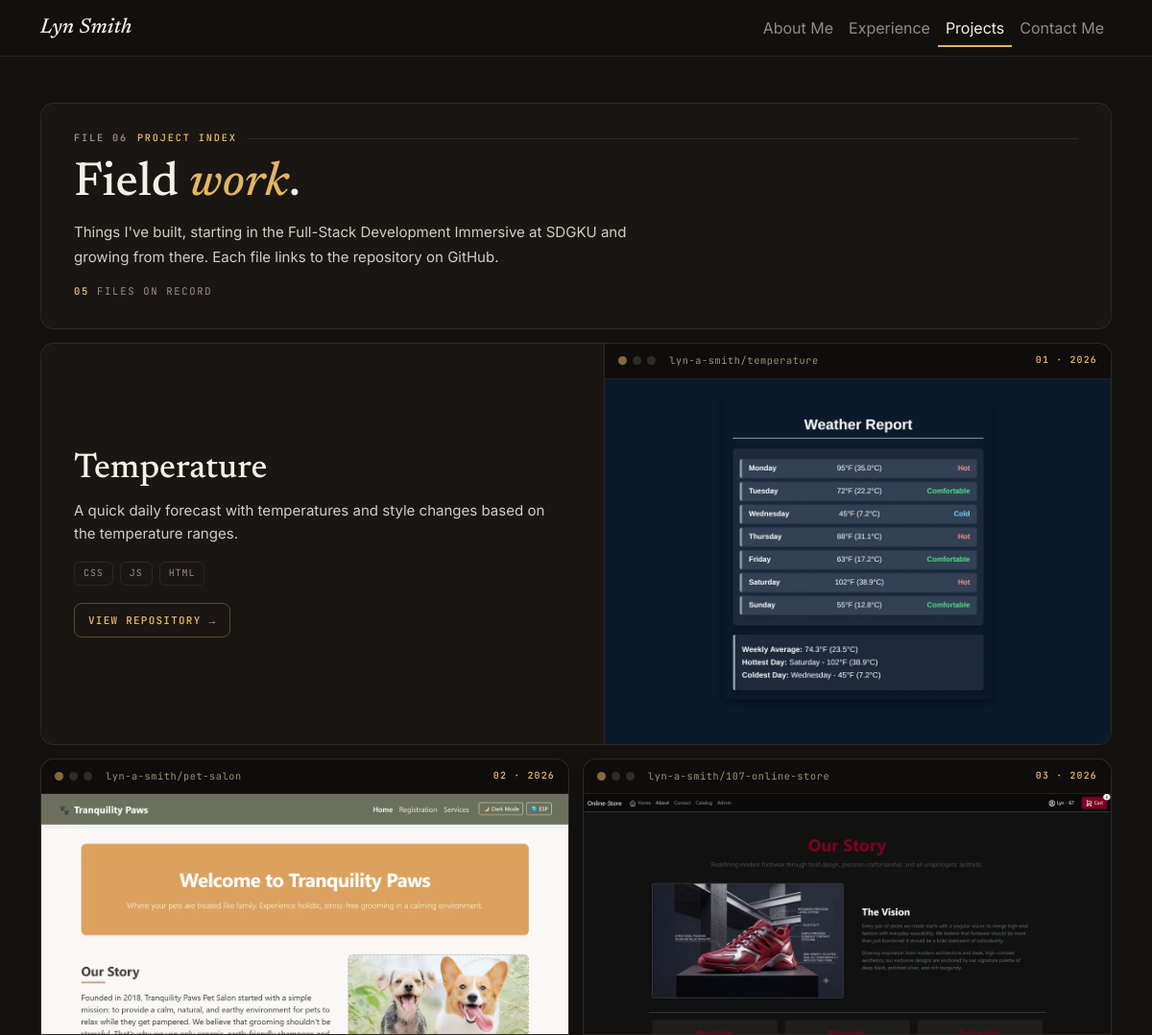
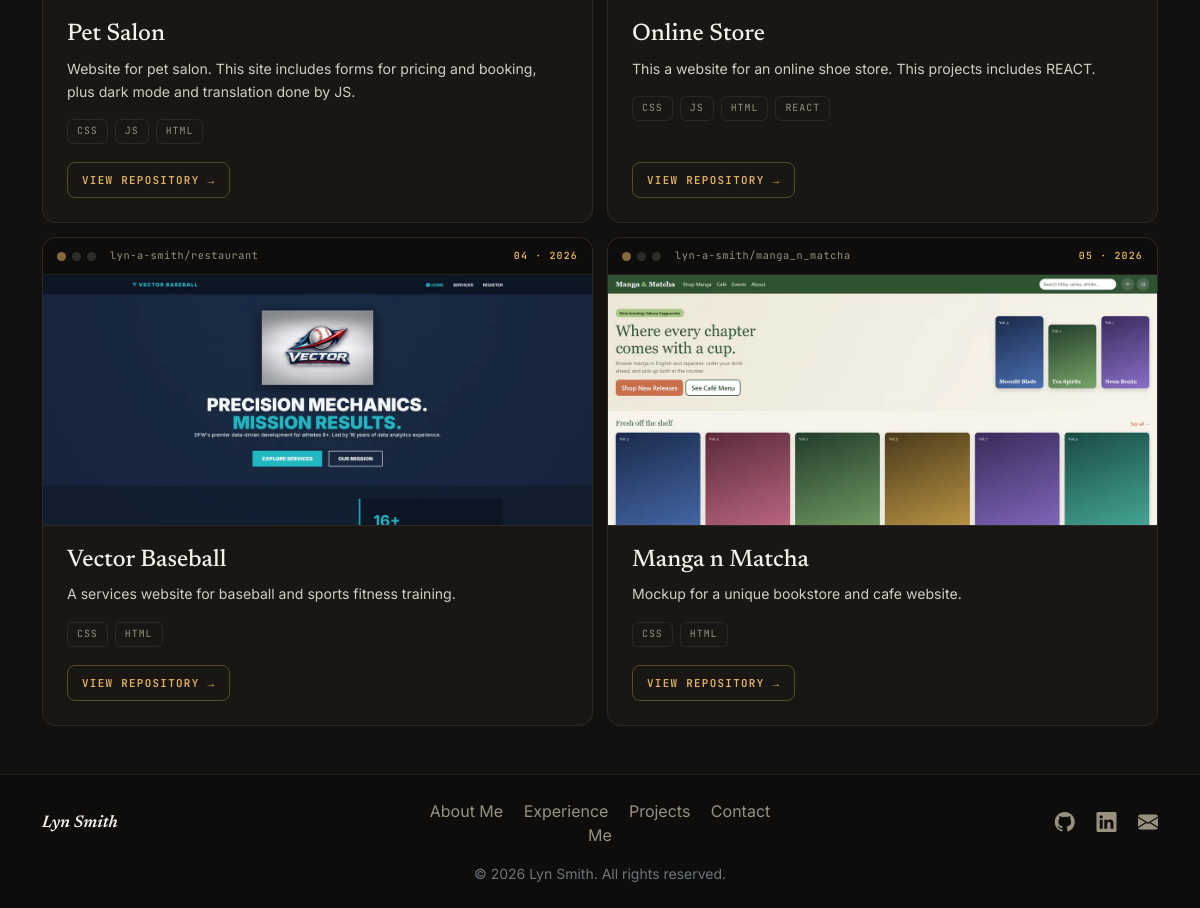
/projects/, run on the app's committed database (2 pictures, top to bottom).
### portfolio/models.py (models this page shows, shortened)
class Project(models.Model):
    title = models.CharField(max_length=50)
    description = models.TextField()
    year = models.PositiveIntegerField()
    image = models.ImageField(upload_to='projects/')
    repository = models.URLField()
    skills = models.ManyToManyField('Skill')

class Skill(models.Model):
    name = models.CharField(max_length=50)

### portfolio/views.py (the view)
# urls.py: path('projects/', views.projects_view, name='projects'),
def projects_view(request):
    projects_list = models.Project.objects.all().order_by('-year')
    context = {'projects': projects_list}
    return render(request, 'portfolio/projects.html', context)

### templates/portfolio/projects.html (shortened to what this page needs)
{% extends "base.html" %}
{% load static %}
{% block extra_head %}
<link href="{% static 'css/projects.css' %}" rel="stylesheet">
{% endblock extra_head %}
{% block content %}
<section class="pjf-wrap" aria-label="Projects">
  <div class="pjf-card-base pjf-head">
    <h2 class="pjf-label"><span class="no">FILE 06</span> Project index</h2>
    <h1>Field <em>work</em>.</h1>
    <p>Things I've built, starting in the Full-Stack Development Immersive at SDGKU and growing from there. Each file links to the repository on GitHub.</p>
    <div class="pjf-count"><b>{{ projects|length|stringformat:"02d" }}</b> FILE{{ projects|length|pluralize:"S" }} ON RECORD</div>
  </div>
  <div class="pjf-grid">
    {% for project in projects %}
    <article class="pjf-card-base pjf-card {% if forloop.first %}pjf-featured{% endif %}">
      <div class="pjf-browser">
        <div class="pjf-browser__bar">
          <i></i><i></i><i></i>
          <span class="url">{% if project.repository %}{{ project.repository|cut:"https://github.com/"|cut:"https://"|truncatechars:36 }}{% else %}{{ project.title|lower }}{% endif %}</span>
          <span class="tag">{{ forloop.counter|stringformat:"02d" }} · {{ project.year }}</span>
        </div>
        <div class="pjf-browser__view">
          {% if project.image %}
          <img src="{{ project.image.url }}" alt="Screenshot of the {{ project.title }} website" loading="lazy">
          {% else %}
          <div class="none">NO VISUAL ON FILE</div>
          {% endif %}
        </div>
      </div>
      <div class="pjf-body">
        <h2>{{ project.title }}</h2>
        <p class="desc">{{ project.description }}</p>
        <div class="pjf-chips">
          {% for skill in project.skills.all %}<span class="pjf-chip">{{ skill.name }}</span>{% endfor %}
        </div>
        <div class="pjf-links">
          {% if project.repository %}
          <a class="pjf-btn" href="{{ project.repository }}" target="_blank" rel="noopener">VIEW REPOSITORY <span class="arr">→</span></a>
          {% endif %}
        </div>
      </div>
    </article>
    {% empty %}
    <div class="pjf-empty" style="grid-column: 1 / -1;">NO FILES DECLASSIFIED YET — <b>FIRST PROJECT INBOUND</b></div>
    {% endfor %}
  </div>
</section>
{% endblock content %}

### static/css/style.css (style rules this page uses)
body { min-height: 100vh; display: flex; flex-direction: column; background-color: #131110; color: #d3cdc2; font-family: "Inter", system-ui, -apple-system, "Segoe UI", Roboto, sans-serif; }
body::before { content: ""; position: fixed; inset: 0; z-index: -1; pointer-events: none; background: radial-gradient(900px 420px at 50% -12%, rgba(226, 181, 99, 0.05), transparent 65%); }

### data on the page
Project: repository "lyn-a-smith/temperature", year "2026", image (picture), title "Temperature", description "A quick daily forecast with temperatures and style changes based on the temperature ranges."
Skill: name "CSS"
Skill: name "JS"
Skill: name "HTML"
Project: repository "lyn-a-smith/pet-salon", year "2026", image (picture), title "Pet Salon", description "Website for pet salon. This site includes forms for pricing and booking, plus dark mode and translation done by JS."
Project: repository "lyn-a-smith/107-online-store", year "2026", image (picture), title "Online Store", description "This a website for an online shoe store. This projects includes REACT."
Skill: name "REACT"
Project: repository "lyn-a-smith/restaurant", year "2026", image (picture), title "Vector Baseball", description "A services website for baseball and sports fitness training."
Project: repository "lyn-a-smith/manga_n_matcha", year "2026", image (picture), title "Manga n Matcha", description "Mockup for a unique bookstore and cafe website."

### other printed values
{{ projects|length|stringformat:"02d" }} "05"
